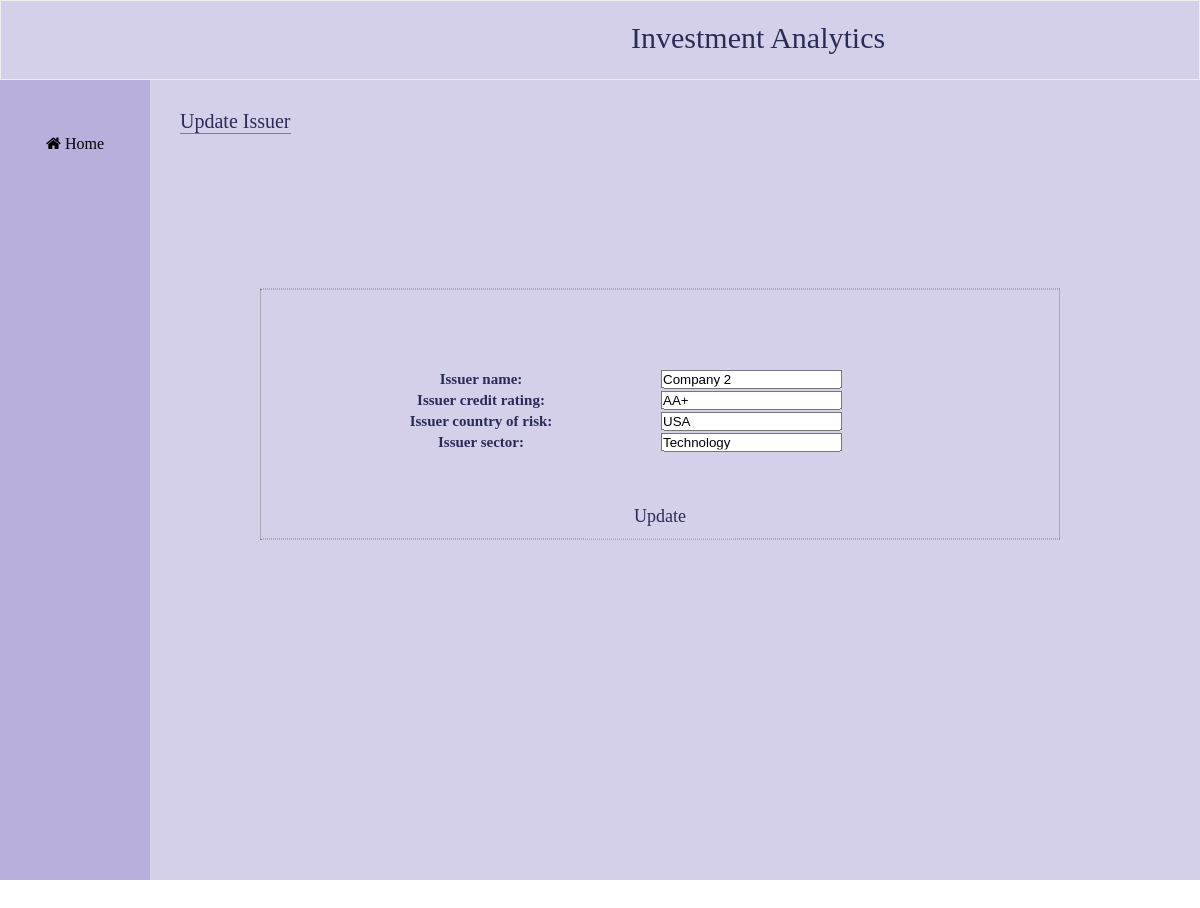
The page /app_1/update_issuer/8 on the database as committed earlier.
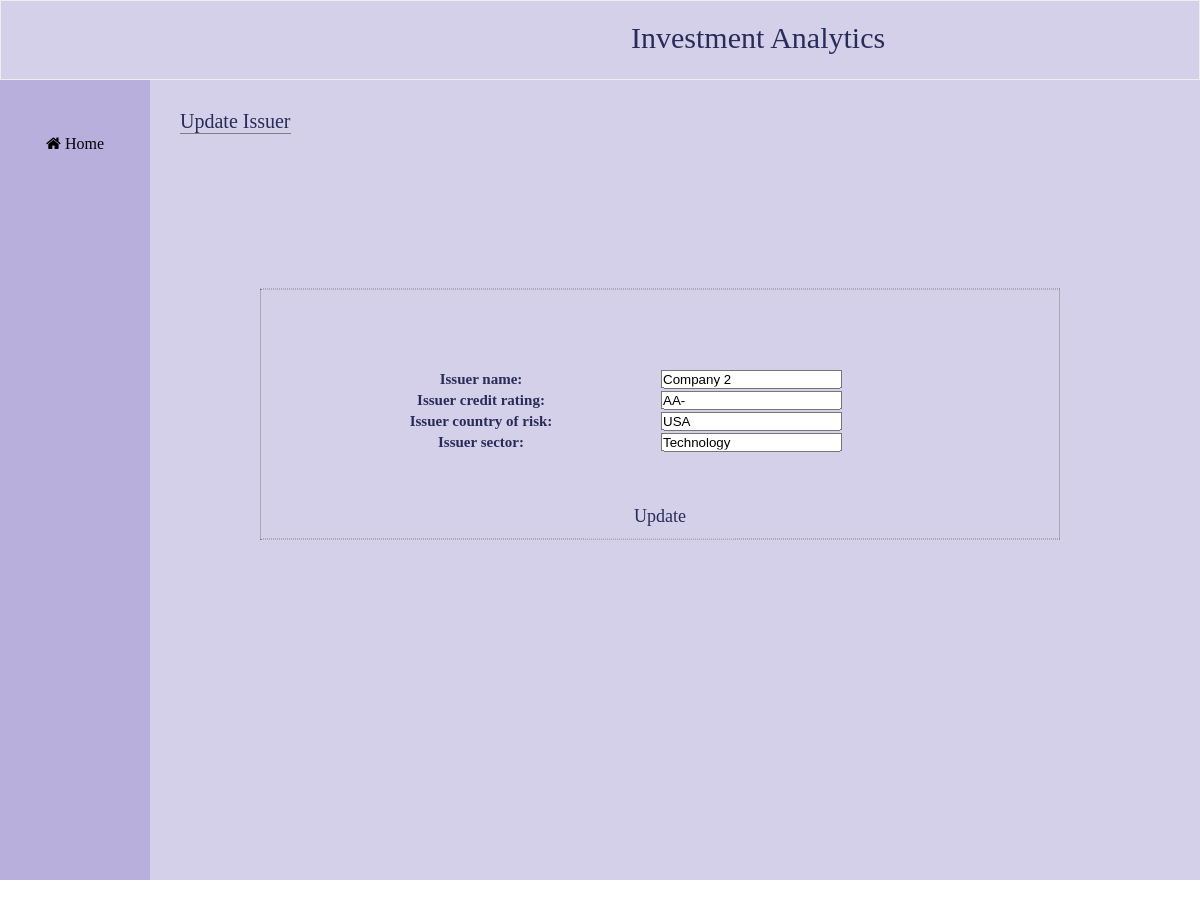
The same page on the database as committed later.
### app_1/models.py (models this page shows, shortened)
class Issuer(models.Model):
   issuer_name =  models.CharField(max_length=100)
   issuer_credit_rating =  models.CharField(max_length=100)
   issuer_country_of_risk= models.CharField(max_length=100)
   issuer_sector= models.CharField(max_length=100)

### app_1/views.py (the view)
# urls.py: path("update_issuer/<issuer_id>", views.update_issuer,name="update_issuer"),
def update_issuer(request, issuer_id):
    myiss = Issuer.objects.get(pk=issuer_id)
    form = IssuerForm(request.POST or None, instance = myiss)
    if form.is_valid():
           form.save()
           return  HttpResponseRedirect('/app_1/')
    template = loader.get_template('update_issuer.html')
    context = {'myiss': myiss,'form':form}
    return HttpResponse(template.render(context,request))

### app_1/forms.py
class IssuerForm(ModelForm):
    class Meta:
        model = Issuer
        fields =  "__all__"

### app_1/templates/update_issuer.html (shortened to what this page needs)
{% load static %}
{% load humanize %}
<html>
<head>
          <link rel="stylesheet" href="https://cdnjs.cloudflare.com/ajax/libs/font-awesome/4.7.0/css/font-awesome.min.css">
          <link rel="stylesheet" href  = "{% static 'style2.css' %}">
        </head>
 <body>
    <div class="topbar" font-size ="30px"> Investment Analytics </div>
    <div class="container">
      <aside>
        <div class ="navbar">
            <nav>
                <ul>
                  <a href="/app_1"><button class="btnx"><i class="fa fa-home"></i> Home</button></a>
                </ul>
            </nav>
        </div>
      </aside>
      <main>
        <div class="card active">
          <div class="content">Update Issuer</div>
        </div>
            <div class="centered3" >
              <form action="" method = POST>
                <br>
                  <table class  = "table2" >
                    {{form.as_table}}
                  </table>
                <p><input type = "submit" value = "Update" class = "btnbx" ></p>
             </form>
          </div>
       </main>
 </body>
</html>

### app_1/static/style2.css (style rules this page uses)
:root { --main-color: #d5d0e9; --sidebar-color: #b8afdd; --sidebar-button-hover:#3b46ac; --myfont-color: rgb(41, 43, 88); --myborder-color:gray; --font-size-content2: 15px; --font-size-content: 20px; --font-size-table: 15px; }
* { margin:0; padding:0; box-sizing: border-box; }
body { height:100vh; width:100vw; justify-self: center; align-items: center; padding: 0px 100ppx; }
.container { background-color: var(--main-color); display:flex; width:100%; height:100%; background-color: var( --main-color ); }
.topbar { font-family:'Lucida Sans', 'Lucida Sans Regular', 'Lucida Grande', 'Lucida Sans Unicode', 'Geneva', 'Verdana', 'sans-serif'; font-size:30px; border-style:groove; border-width:1px; height:80px; width:100%; background-color: var(--main-color); margin: auto; color: var(--myfont-color); margin-top: auto; margin-bottom: auto; padding-left: 630px; padding-top: 20px; }
aside { width: 150; height:100%; align-items:center; background: var(--sidebar-color); }
.navbar { width: 150; height:100%; display: fixed; flex-direction: column; gap:30px; align-items:left; font-size: x-large; position: sticky; }
nav, ul { margin-top: 40px; width:100%; text-align:center; }
.card { height:100%; padding:30px; display:none; text-align: center; overflow: auto; }
.card.active { display:block; }
.card .content { font-size: var(--font-size-content); text-align: left; font-family:'Lucida Sans', 'Lucida Sans Regular', 'Lucida Grande', 'Lucida Sans Unicode', 'Geneva', 'Verdana', 'sans-serif'; color:var(--myfont-color); border-bottom:1px solid gray; }
.btnx { font-family: 'Lucida Sans', 'Lucida Sans Regular', 'Lucida Grande', 'Lucida Sans Unicode', 'Geneva', 'Verdana', 'sans-serif'; list-style:none; padding: 15px 20px; transform: translateY(0px); background:var(--sidebar-color); border: none; font-size:medium; }
.btnbx { background-color: var(--main-color); border:rgb(77, 73, 73); color: var(--myfont-color); padding: 12px 12px; font-size: 18px; cursor: pointer; width: 150px; text-align: center; margin-left: auto; margin-right: 0; font-family:'Lucida Sans', 'Lucida Sans Regular', 'Lucida Grande', 'Lucida Sans Unicode', 'Geneva', 'Verdana', 'sans-serif'; }
.centered3 { position: absolute; top: 45%; left: 55%; transform: translate(-50%, -50%); text-align: center; border-width:1px; border-style:dotted; border-color:var(--myborder-color); font-family: 'Lucida Sans', 'Lucida Sans Regular', 'Lucida Grande', 'Lucida Sans Unicode', 'Geneva', 'Verdana', 'sans-serif'; color:var(--myfont-color); width: 800px; font-weight: lighter; }
.table2 { white-space:nowrap; width:100%; overflow:hidden; table-layout:fixed; padding: 40px; margin-left: auto; margin-right: auto; margin-top: 20px; row-gap: 20px; font-family: 'Lucida Sans', 'Lucida Sans Regular', 'Lucida Grande', 'Lucida Sans Unicode', 'Geneva', 'Verdana', 'sans-serif'; color:var(--myfont-color); font-size: var(--font-size-table); }
.table2 tr { padding-bottom: 10em; }

Rows that differ between the two databases and show on the page:
changed Issuer "Company 2": issuer_credit_rating "AA+" → "AA-"
